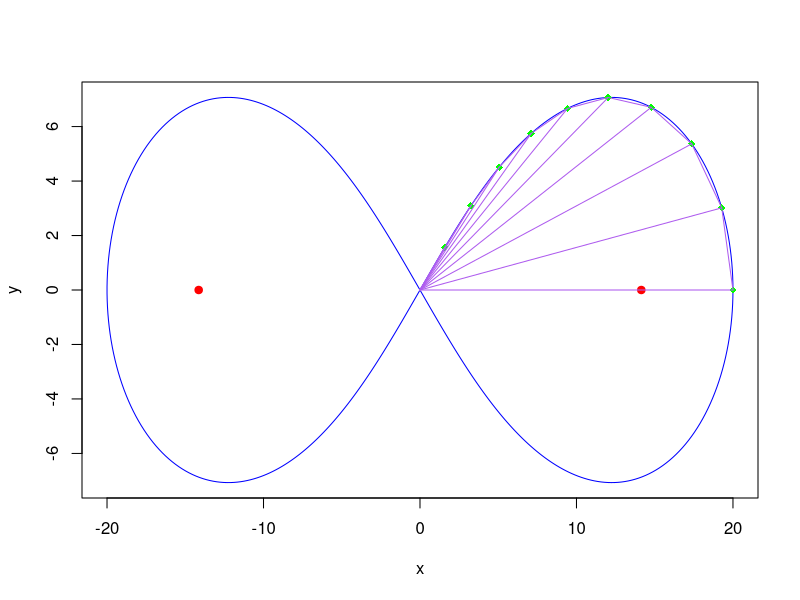

Generate this figure with R:
#Autores: 
        #Lucas Gómez Torres
        #Israel Peñalver Sánchez
        #Daniel Carmona Pedrajas
#PRÁCTICA 1: Calcular el área de la lemniscata mediante triangulación

#FUNCIONES

#Función que dibuja una lemniscata en función del ancho de su hoja
dibujarLemniscata <- function(ancho){
  t <- seq(0, 2*pi, length=500) #Parámetro t de la curva
  
  #Calculamos las coordenadas de los puntos de la lemniscata para dibujarlos después
  x <- ancho*(cos(t))/(1+sin(t)^2)  #Coordenadas x de la curva
  y <- x*sin(t) #Coordenadas y de la curva
  
  #Calculamos los focos para pintarlos después
  foco1 = ancho*c(-1/sqrt(2), 0) #Foco izquierdo
  foco2 = ancho*c(1/sqrt(2), 0) #Foco derecho
  
  #Dibujamos la lemniscata
  plot(x, y, type='l', col='blue')
  #Dibujamos sus focos
  points(foco1[1], foco1[2], type='b', pch=19, col='red')
  points(foco2[1], foco2[2], type='b', pch=19, col='red')
}#fin dibujarLemniscata

#Función que dibuja un array de puntos
dibujarPuntos <- function(puntos){
  #Calculamos el número de puntos que tenemos
  numPuntos <- calcularNumPuntos(puntos)
  
  #Pintamos cada punto
  for(i in 1:numPuntos){
    points(puntos[i,1], puntos[i,2], type='o', pch=18, col='green')
  }
}#fin dibujarPuntos

#Función que une los puntos discretizados
dibujarTriangulacion <- function(puntos){
  #Calculamos el número de puntos que tenemos
  numPuntos <- calcularNumPuntos(puntos)
  
  #Unimos todos los puntos con el (0,0)
  for(i in 1:numPuntos){
    segments(0, 0, puntos[i,1], puntos[i,2], col="#AE5CEE")
  }
  
  segments(puntos[numPuntos,1], puntos[numPuntos,2], 0, 0, col="#AE5CEE")
  
  #Unimos cada punto con sus adyacentes
  for(i in 1:(numPuntos-1)){
    segments(puntos[i,1], puntos[i,2], puntos[i+1,1], puntos[i+1,2], col="#AE5CEE")
  }
}#fin dibujarTriangulacion

#Calcula el número de puntos dado array bidimensional con 2 columnas de coordenadas, una para la x y otra para la y
calcularNumPuntos <- function(puntos){
  #Tenemos un array bidimensional de n coordenadas x y n coordenadas y por lo que tenemos una longitud 2n
  numPuntos <- length(puntos)/2 #Como tenemos 2n coordenadas tenemos n puntos
}#fin calcularNumPuntos

#Función que calcula n puntos discretizados de la lemniscata en el primer cuadrante (t in (0, pi/2))
calcularPuntosLemniscata <- function(n, ancho){
    t <- seq(0, pi/2, length=(n+1)) #Parámetro t de la curva. Ahora sólo del primer cuadrante
    #Pongo n+1 porque el último elemento de esta división es el pi/2 que me dará el punto (0,0), este punto se eliminará más adelante
    #Como ese punto se elimina y quiero n puntos en total, hago la división en n+1
    
    #Calculamos las coordenadas de los puntos de la lemniscata para dibujarlos después
    x <- ancho*(cos(t))/(1+sin(t)^2)  #Coordenadas x de la curva
    y <- x*sin(t) #Coordenadas y de la curva
    
    #Quitamos el (0,0)
    x <- x[-c(n+1)]
    y <- y[-c(n+1)]
    
    #Guardamos las coordenadas de los puntos en un array y se devuelven
    puntos = array(c(x, y), dim=c(length(x),2))
}#fin calcularPuntosLemniscata

#Función para calcular vectores uniendo el (0,0) con los puntos discretizados
calcularVectores <- function(puntos){
  #Calculamos el número de puntos
  numPuntos = calcularNumPuntos(puntos)
  vectores = array(rep(0,numPuntos*2), dim=c(numPuntos,2))
}#fin calcularVectores

#Función main que contiene todo el proceso de resolución
main <- function(){
  #Definimos un número de puntos para triangular
  numPuntos <- 10
  #Definimos un ancho
  ancho <- 20
  #Calculamos los puntos discretizados
  puntosDiscretizados <- calcularPuntosLemniscata(numPuntos, ancho)
  #GRÁFICOS
  #Dibujamos la lemniscata
  dibujarLemniscata(ancho)
  #Dibujamos los puntos
  dibujarPuntos(puntosDiscretizados)
  #Dibujamos la triangulación
  dibujarTriangulacion(puntosDiscretizados)
  calcularVectores(puntosDiscretizados)
}#fin main

#Lanzamos el programa
main()
